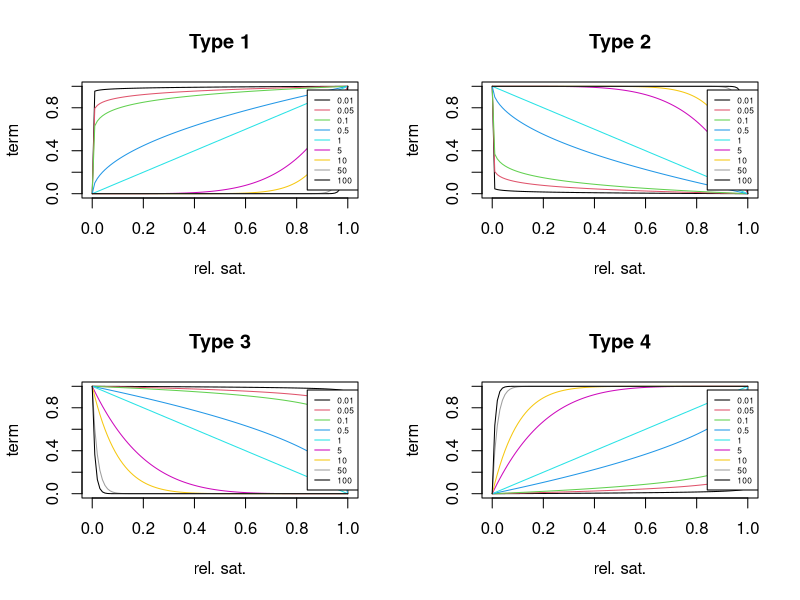

R code for this plot:


rel_sat= seq(0, 1, 0.01)
expo= c(0.01, 0.05, 0.1, 0.5, 1, 5, 10, 50, 100)

f= function (rel_sat, expo, type) {
  if (type==1) return ( rel_sat^expo )
  else if (type==2) return ( 1 - rel_sat^expo )
  else if (type==3) return ( (1-rel_sat)^expo )
  else if (type==4) return ( 1 - (1-rel_sat)^expo )
  else stop("Bad type.")
}

show= function(rel_sat, type, expo) {
  plot(range(rel_sat), c(0,1), type="n", xlab="rel. sat.", ylab="term", main=paste("Type",type))
  for (i in 1:length(expo)) {
    lines(rel_sat, f(rel_sat, expo[i], type), col=i)
  }
  legend("right", lty=rep(1,length(expo)), col=1:length(expo), legend=expo, cex=0.5)
}

split.screen(c(2,2))
for (i in 1:4) {
  screen(i)
  show(rel_sat, i, expo)
}
close.screen(all=T)


